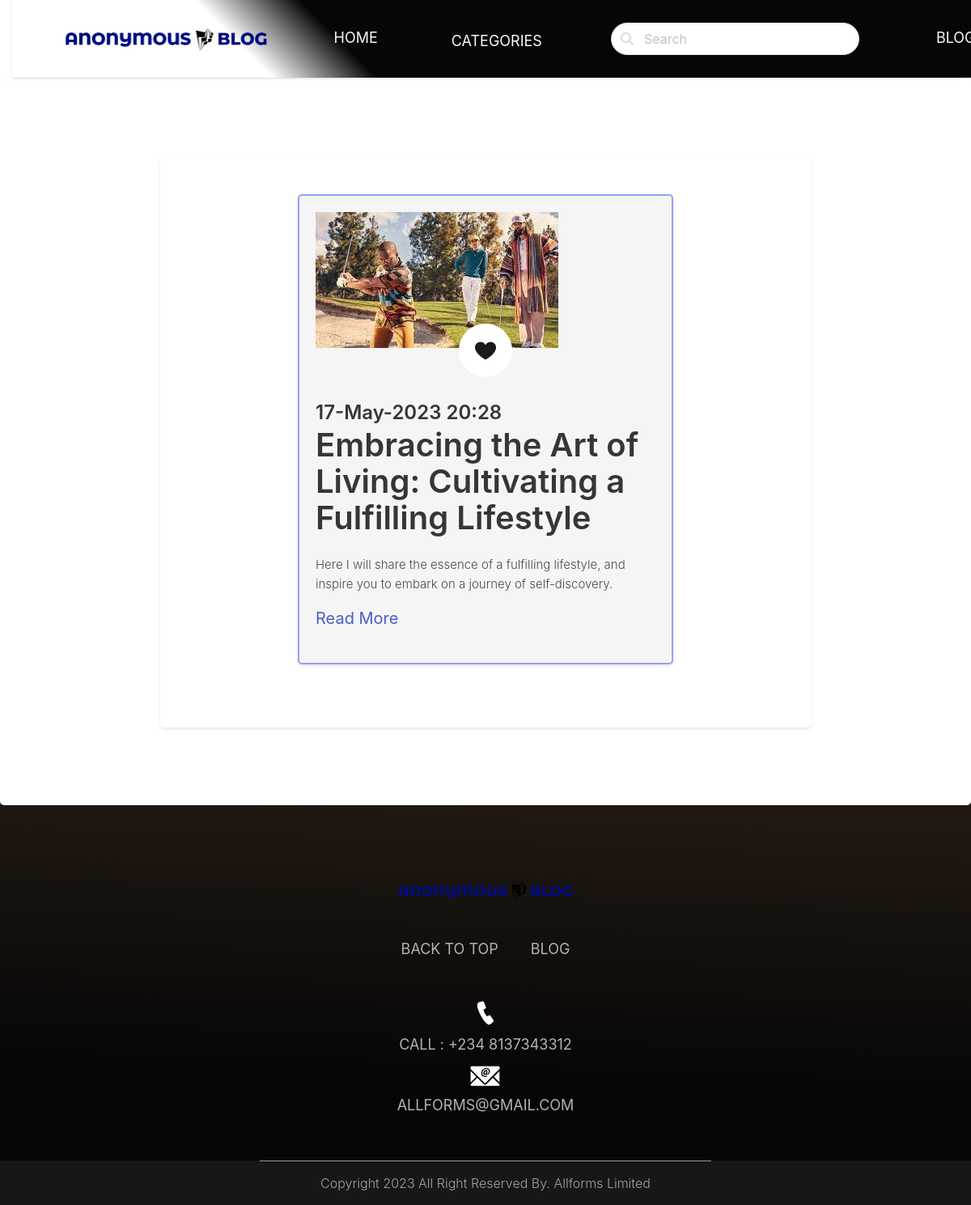
The app's page /category/lifestyle/ with its own data.
### blog/models.py (models this page shows, shortened)
class Post(models.Model):
    ACTIVE = 'active'
    DRAFT = 'draft'
    CHOICES_STATUS = (
        (ACTIVE, 'Active'),
        (DRAFT, 'Draft')
    )
    category = models.ForeignKey(Category, related_name='posts', on_delete=models.CASCADE)
    title = models.CharField(max_length=255)
    slug = models.SlugField()
    intro = models.TextField()
    body = RichTextField()
    image = models.ImageField(upload_to='uploads/post_images', blank=True, null=True)
    thumbnail = models.ImageField(upload_to='uploads/post_images/thumbnail', blank=True, null=True)
    created_at = models.DateTimeField(auto_now_add=True)
    updated_at = models.DateTimeField(auto_now=True)
    status = models.CharField(max_length=10, choices=CHOICES_STATUS, default=ACTIVE)
    class Meta:
        ordering = ('-created_at',)
    def get_thumbnail(self):
        if self.thumbnail:
            return self.thumbnail.url

### blog/views.py (the view)
# urls.py: path('category/<slug:slug>/', views.category, name='category_detail'),
def category(request, slug):
    category = get_object_or_404(Category, slug=slug)
    posts = category.posts.filter(status=Post.ACTIVE)
    categories = Category.objects.all()
    return render(request, 'blog/category.html', {
        'category': category,
        'posts': posts,
        'categories': categories
    })

### blog/context_processors.py (called while the page is built)
def categories(request):
    categories = Category.objects.all()
    return {'categories': categories}

### blog/templates/blog/category.html (shortened to what this page needs)
{% extends 'core/base.html' %}
{% load static %}
{% block content %}
    <section class="hero">
        <div class="hero-body">
            <div class="container">
               <section class="section">
                <div class="columns">
                    <div class="column is-8 is-offset-2">
                        {% for post in posts %}
                        <div class="blog_box">
                            {% if post.image %}
                               <div class="about_img"><img src="{{ post.get_thumbnail  }}"></div>
                               <div class="like_icon" id="page"><img src="{% static 'images/like-icon.png' %}"></div>
                            {% endif %}
                            <div class="content is-medium">
                                <h2 class="subtitle is-4">{{post.created_at|date:'d-M-Y H:i'}}</h2>
                                <h1 class="title">{{post.title}}</h1>
                                <p>{{ post.intro }}</p>
                                <a href="{% url 'post_detail' post.category.slug post.slug %}">Read More</a>
                            </div>
                        </div>
                        {% empty %}
                            <div class="content">
                                <p style="font-size: 20px;">There is no posts in this category yet! <span>&#x1F625;&#x1F625;&#x1F625;</span></p>
                                <div class="contact_bt"><a href="{% url 'create_post' %}">Create blog</a></div>
                            </div>
                        {% endfor %}
                    </div>
                </div>
               </section>
            </div>
        </div>
    </section>
{% endblock %}

### core/static/css/style.css (style rules this page uses)
* { box-sizing: border-box !important; transition: ease all 0.5s; }
html { scroll-behavior: smooth; }
body { color: #666666; font-size: 14px; font-family: Poppins; line-height: 1.80857; font-weight: normal; overflow-x: hidden; }
a { color: #1f1f1f; text-decoration: none !important; outline: none !important; -webkit-transition: all .3s ease-in-out; -moz-transition: all .3s ease-in-out; -ms-transition: all .3s ease-in-out; -o-transition: all .3s ease-in-out; transition: all .3s ease-in-out; }
h1, h2, h3, h4, h5, h6 { letter-spacing: 0; font-weight: normal; position: relative; padding: 0 0 10px 0; font-weight: normal; line-height: normal; color: #111111; margin: 0 }
h1 { font-size: 24px }
h2 { font-size: 22px }
*, *::after, *::before { -webkit-box-sizing: border-box; -moz-box-sizing: border-box; box-sizing: border-box; }
p { margin: 20px; font-weight: 300; font-size: 15px; line-height: 24px; }
a { color: #222222; text-decoration: none; outline: none !important; }
a, .btn { text-decoration: none !important; outline: none !important; -webkit-transition: all .3s ease-in-out; -moz-transition: all .3s ease-in-out; -ms-transition: all .3s ease-in-out; -o-transition: all .3s ease-in-out; transition: all .3s ease-in-out; }
img { max-width: 100%; height: auto; }
.blog_box { border: 2px solid rgb(153, 159, 244); border-radius: 5px; background-color: whitesmoke; padding: 20px; margin-bottom: 30px; box-shadow: 0 2px 4px rgba(0, 0, 0, 0.1); opacity: 1; transition: opacity 0.3s ease; }
.about_img { width: 100%; float: left; }
.like_icon { width: 100%; float: left; text-align: center; position: relative; bottom: 30px; }
.section { background-color: white; padding: 20px; border-radius: 5px; box-shadow: 0 2px 4px rgba(0, 0, 0, 0.1); }
.subtitle { margin-top: 10px; }
.title { margin-bottom: 10px; }
.content { margin-bottom: 20px; }

### records on screen
Post: get_thumbnail (picture), created_at "17-May-2023 20:28", title "Embracing the Art of Living: Cultivating a Fulfilling Lifestyle", intro "Here I will share the essence of a fulfilling lifestyle, and inspire you to embark on a journey of self-discovery."
